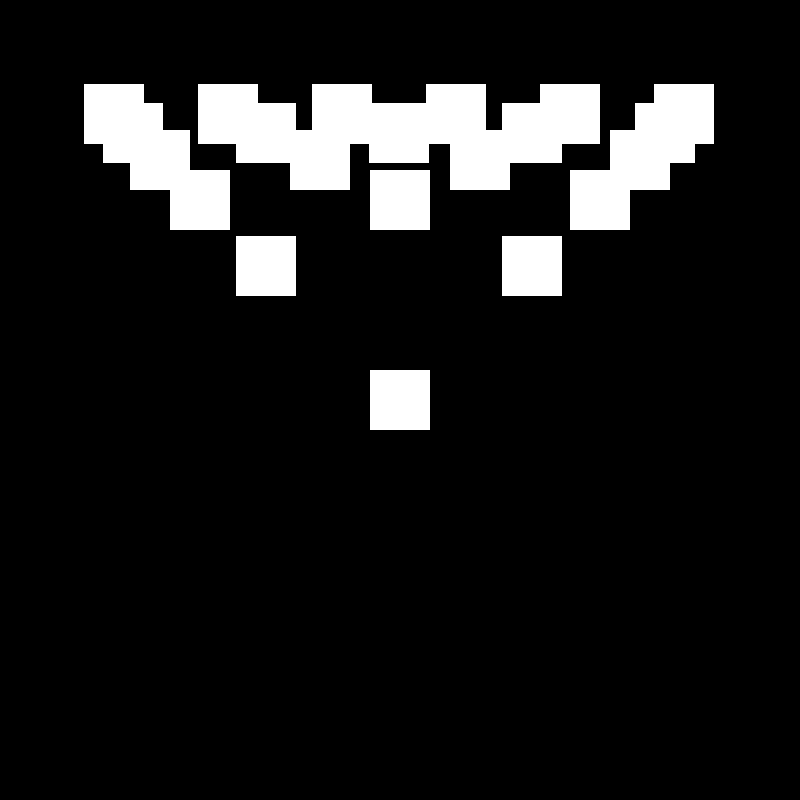
Frame 1 (no input)
Frame 60 (the mouse pressed at the canvas centre just before this capture): identical to frame 1, image omitted
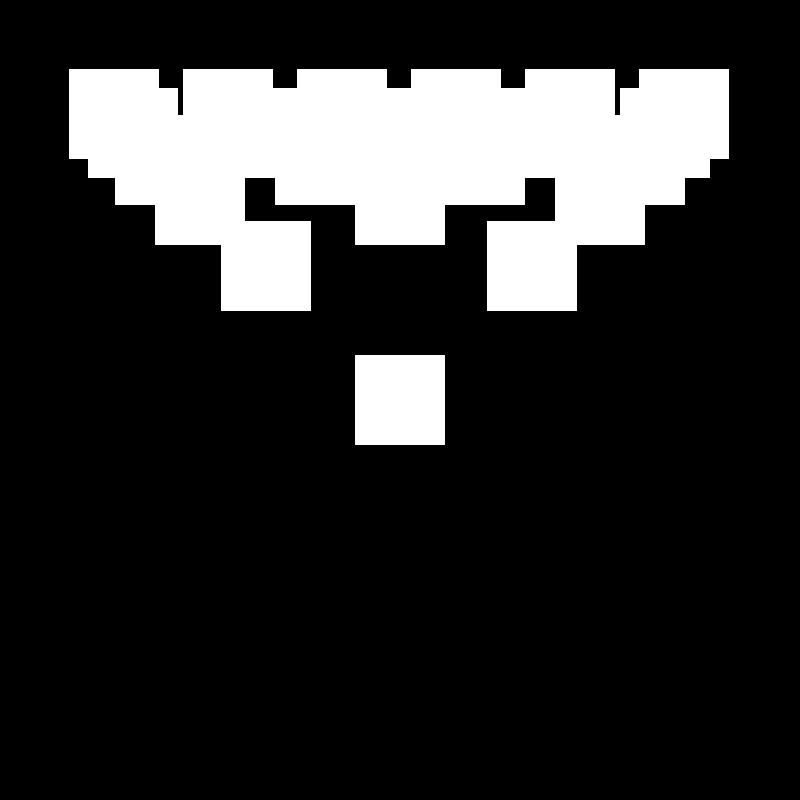
Frame 120 (the mouse held since frame 60 and released just before this capture)

The Processing sketch that drew these frames (run headless with seeded random() and noise(); from frame 60 on, the mouse is pressed at the canvas centre):

// Processing sketch: processing_163325
// ── processing_163325.pde

int rectW;
int rectH;

void setup(){
  size(800,800);
  rectMode(CENTER);

rectW = 60;
rectH = 60;

}

void draw(){
  background(0,0,0);
  noStroke();
for(int i=1; i<7; i++){
  rect(width/7*i, height/7, rectW, rectH);
}
for(int i=1; i<6; i++){
  rect(width/6*i, height/6, rectW, rectH);
}
for(int i=1; i<5; i++){
  rect(width/5*i, height/5, rectW, rectH);
}
for(int i=1; i<4; i++){
  rect(width/4*i, height/4, rectW, rectH);
}
for(int i=1; i<3; i++){
  rect(width/3*i, height/3, rectW, rectH);
}
for(int i=1; i<2; i++){
  rect(width/2*i, height/2, rectW, rectH);
}
if (mousePressed){
  rectW=90;
}
else{
  rectW=60;
}
if (mousePressed){
  rectH=90;
}
else{
  rectH=60;
}

}
